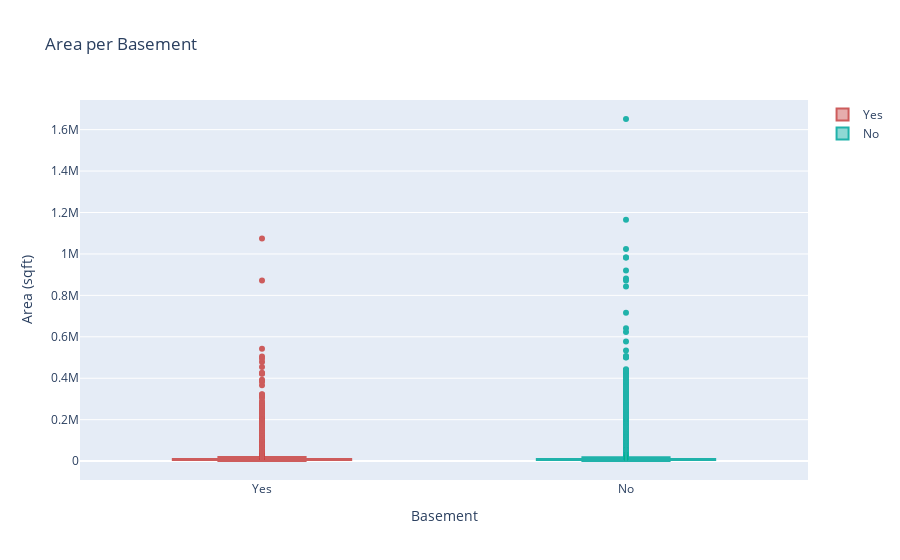

This figure's notebook cell:
### Code cell
y0 = df[df['basement']=='Yes']['sqft_lot']
y1 = df[df['basement']=='No']['sqft_lot']
fig = go.Figure()
fig.add_trace(go.Box(y=y0, name='Yes',
                marker_color = 'indianred'))
fig.add_trace(go.Box(y=y1, name = 'No',
                marker_color = 'lightseagreen'))
fig.update_layout(
    title="Area per Basement",
    xaxis_title="Basement",
    yaxis_title="Area (sqft)"
)

fig.show()

### Figure 1 — Plotly figure (JSON) as saved in the notebook; plotly's stock layout.template omitted (floating-point values rounded to 4 significant figures; data arrays with more than 128 entries replaced by an {"elided": "..."} marker saying what was removed)
{"data": [{"marker": {"color": "indianred"}, "name": "Yes", "type": "box", "y": {"elided": "8487 int values"}}, {"marker": {"color": "lightseagreen"}, "name": "No", "type": "box", "y": {"elided": "13126 int values"}}], "layout": {"title": {"text": "Area per Basement"}, "xaxis": {"title": {"text": "Basement"}}, "yaxis": {"title": {"text": "Area (sqft)"}}}}
